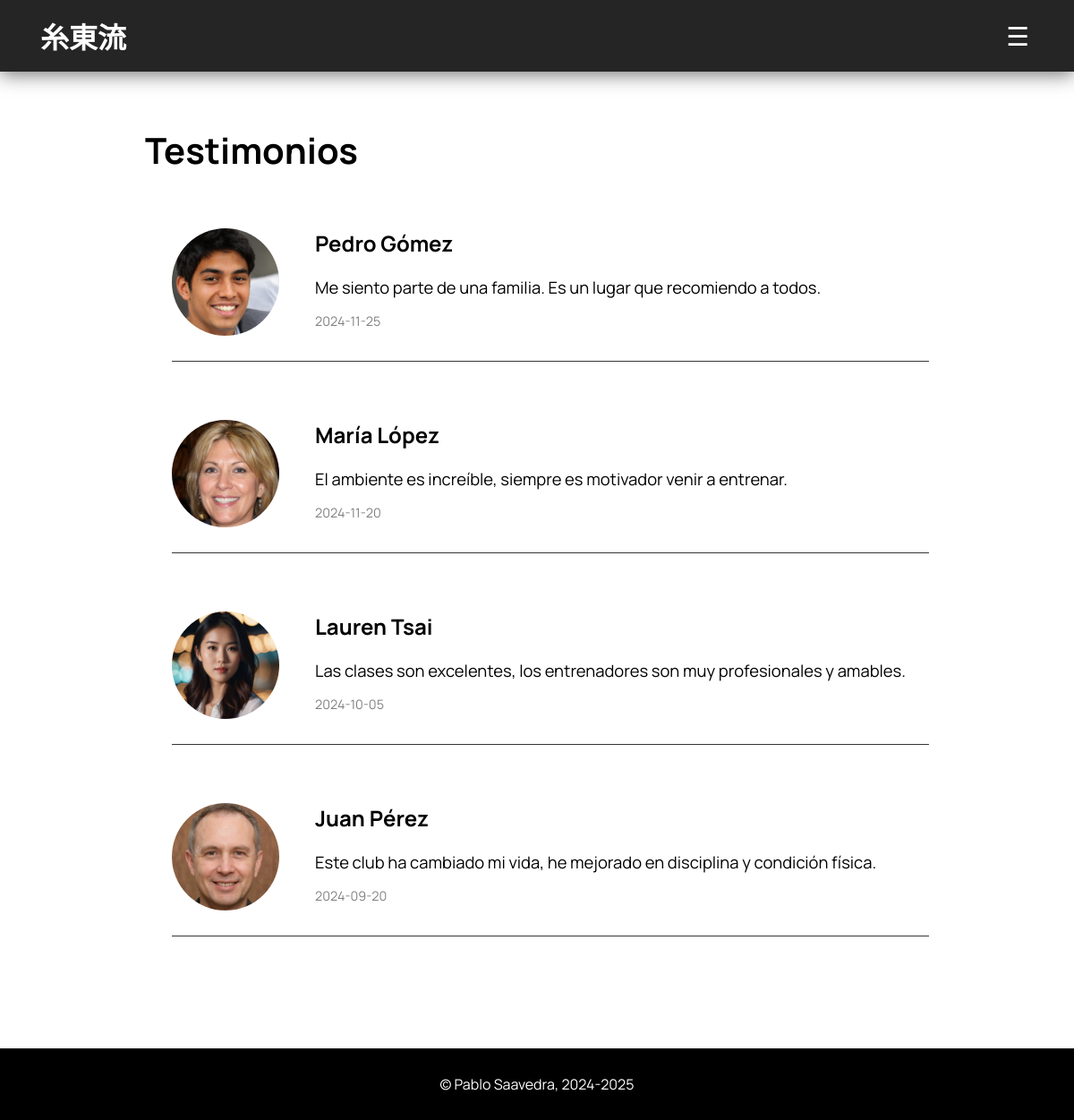
Page /paginas/testimonios/testimonios.php on the committed database.
### tables this page shows
CREATE TABLE testimonio (
    id INTEGER NOT NULL PRIMARY KEY AUTO_INCREMENT,
    autor INTEGER,
    contenido VARCHAR(255) NOT NULL,
    fecha DATE NOT NULL,
    CONSTRAINT escritopor FOREIGN KEY (autor) REFERENCES socio (id) ON DELETE SET NULL
);

CREATE TABLE socio (
    id INTEGER NOT NULL PRIMARY KEY AUTO_INCREMENT,
    nombre VARCHAR(150) NOT NULL,
    edad INTEGER,
    pass VARCHAR(255) NOT NULL,
    tipo ENUM('admin', 'socio') NOT NULL,
    usuario VARCHAR(255) NOT NULL UNIQUE,
    telefono VARCHAR(15) UNIQUE,
    foto VARCHAR(255)
);

### php/funciones.php (the view, shortened to what this page needs)
<?php
    function dibujarCabecera($ruta_i, $ruta_soc, $ruta_serv, $ruta_tes, $ruta_not, $ruta_cit, $ruta_prod, $ruta_dojo, $ruta_acc, $usuario, $sesion){
        $resultado='';
        $resultado.="
            <header>
                <h1><a href='$ruta_i'>糸東流</a></h1>
                    <nav>
                        <ul>
        ";
        if($sesion == ""){
            $resultado .= "
                <li><a href='$ruta_serv'>SERVICIOS</a></li>
                <li><a href='$ruta_tes'>TESTIMONIOS</a></li>
            ";
        }
        if($sesion != "") {
            if($sesion == "admin"){
                $resultado .= "
                    <li><a href='$ruta_prod/productos.php'>PRODUCTOS</a></li>
                    <li><a href='$ruta_soc/socios.php'>SOCIOS</a></li>
                    <li><a href='$ruta_acc/cerrar-sesion.php'>CERRAR SESIÓN DE ADMINISTRADOR</a></li>
                ";
            } else {
                $usuario = strtoupper($usuario);
                $resultado .= "
                    <li><a href='$ruta_prod/productos-cli.php'>PRODUCTOS</a></li>
                    <li><a href='$ruta_soc/perfil-socio.php'>PERFIL</a></li>
                    <li class ='close-session'><a href='$ruta_acc/cerrar-sesion.php'>CERRAR SESIÓN DE $usuario</a></li>
                ";
            }
        } else {
            $resultado .= "<li><a href='$ruta_acc/acceso.php'>ACCEDER</a></li>";
        }
        $resultado .= "
                    </ul>
                </nav>
            <button id='menu-btn' aria-label='Toggle menu'>&#9776;</button>
            </header>
        ";
        return $resultado;
    }
function imprimirTestimonios($conexion){
    $resultado='';
        $sql='SELECT testimonio.id, nombre, contenido, fecha, foto FROM socio
        JOIN testimonio ON socio.id=testimonio.autor
        ORDER BY fecha DESC';
    $consulta=$conexion->prepare($sql);
    $consulta->execute();
    $consulta->bind_result($id, $nombre, $texto, $fecha, $imagen);
    while($consulta->fetch()){
        $resultado.="
            <div class='card-testimonio'>
                <section class='imagen-card-testimonio'>
                    <div class='contenedor-img-card-testimonio'>
                        <img src='$imagen'>
                    </div>
                </section>
                <section class='contenido-card-testimonio'>
                    <h2>$nombre</h2>
                    <p>$texto</p>
                    <p>$fecha</p>
                </section>
            </div>
        ";
    }
    return $resultado;
}

### css/style.css (style rules this page uses)
* { margin: 0; padding: 0; box-sizing: border-box; font-family: Manrope; }
body { height: 100vh; display: flex; flex-direction: column; }
a:link, a:visited, a:hover, a:active { text-decoration: none; color: inherit; }
header { position: sticky; top: 0; z-index: 1; background-color: rgb(37, 37, 37); box-shadow: 0px 3px 20px rgb(37, 37, 37, 0.65); color: white; height: 80px; display: flex; justify-content: space-between; align-items: center; }
header>h1 { margin: 0px 40px 0px 45px; min-width: 100px; font-size: 2em; font-weight: 600; -webkit-user-drag: none; user-select: none; }
#menu-btn { display: none; background: none; border: none; font-size: 1.8em; color: white; cursor: pointer; margin-right: 50px; }
nav ul li, #menu-btn, header>h1 { transition: 0.2s ease; }
@media (width <= 1417px) { #menu-btn { display: inline-block; } }

### css/style_testimonios.css (style rules this page uses)
div.card-testimonio { border-bottom: 1px solid rgb(54, 54, 54); margin-bottom: 65px; padding-bottom: 20px; display: flex; flex-direction: row; }
.imagen-card-testimonio { margin-right: 40px; }
.contenedor-img-card-testimonio { width: 120px; height: 120px; border-radius: 50%; overflow: hidden; }
.contenedor-img-card-testimonio img { width: 100%; height: 100%; object-fit: cover; object-position: center; -webkit-user-drag: none; }
.contenido-card-testimonio h2 { margin-bottom: 20px; font-size: 1.5em; }
.contenido-card-testimonio p { font-size: 1.15em; margin-bottom: 15px; }
.contenido-card-testimonio p+p { font-size: 0.9em; color: grey; }

### rows in the picture
testimonio: autor.foto (picture), autor.nombre "Pedro Gómez", contenido "Me siento parte de una familia. Es un lugar que recomiendo a todos.", fecha "2024-11-25"
testimonio: autor.foto (picture), autor.nombre "María López", contenido "El ambiente es increíble, siempre es motivador venir a entrenar.", fecha "2024-11-20"
testimonio: autor.foto (picture), autor.nombre "Lauren Tsai", contenido "Las clases son excelentes, los entrenadores son muy profesionales y amables.", fecha "2024-10-05"
testimonio: autor.foto (picture), autor.nombre "Juan Pérez", contenido "Este club ha cambiado mi vida, he mejorado en disciplina y condición física.", fecha "2024-09-20"
